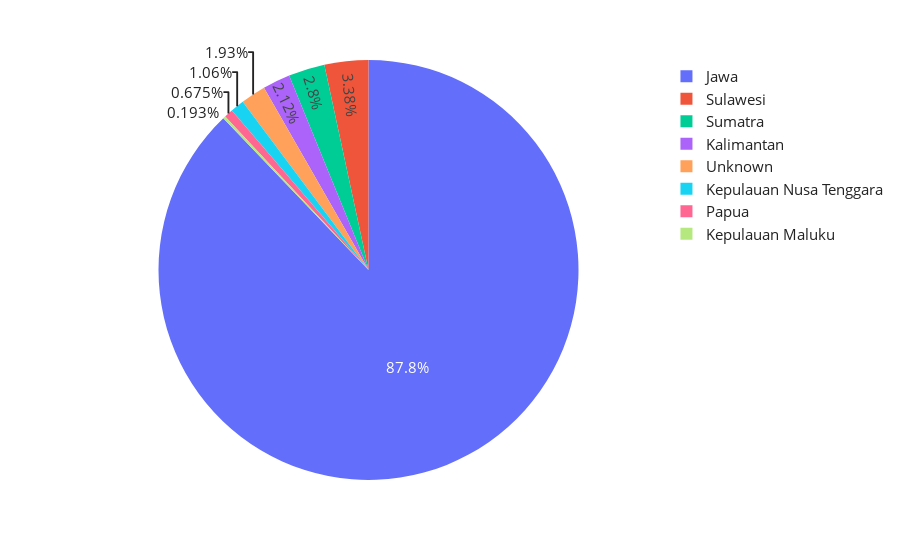

Here is the notebook cell this chart was saved with:
### Markdown cell above
Sintak Dibawah Ini Digunakan Untuk Membuat Grafik Pie Untuk Menampilkan Jumlah Pasien Yang Terkonfirmasi Berdasarkan Kolom Island.

### Code cell
import plotly.express as px
import plotly.offline as py
from plotly.offline import download_plotlyjs, init_notebook_mode, plot, iplot
fig = px.pie( values=df['confirmed'],names=df['island'])
fig.update_layout(font=dict(size=15, color="#242323"))   
    
py.iplot(fig)

### Figure 1 — Plotly figure (JSON) as saved in the notebook; plotly's stock layout.template omitted (floating-point values rounded to 4 significant figures)
{"data": [{"domain": {"x": [0, 1], "y": [0, 1]}, "hovertemplate": "label=%{label}<br>value=%{value}<extra></extra>", "labels": ["Unknown", "Sumatra", "Sulawesi", "Papua", "Kepulauan Nusa Tenggara", "Kepulauan Maluku", "Kalimantan", "Jawa"], "legendgroup": "", "name": "", "showlegend": true, "type": "pie", "values": [20, 29, 35, 7, 11, 2, 22, 911]}], "layout": {"autosize": true, "font": {"color": "#242323", "size": 15}, "legend": {"tracegroupgap": 0}, "margin": {"t": 60}}}
